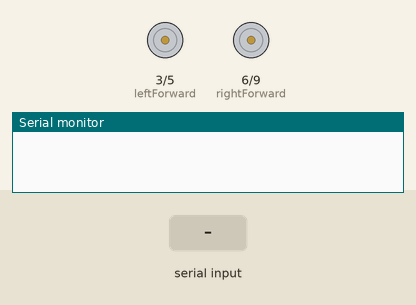
Simulated run of this sketch. Board: Arduino Uno, built with avr-gcc and run on an emulated ATmega328P. Parts: motor-driver pin pairs drawn as motors (green arrow = first pin HIGH = forward, orange = second pin HIGH = backward, longer = more drive), the last lines printed to the serial monitor. The inputs (shaded band) are chosen by the test bench.

Above: at 1.2 s.
1.3 s: "g" received over Serial
At 2.5 s:
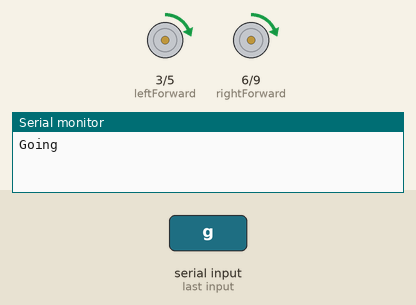
2.8 s: "b" received over Serial
At 3.6 s:
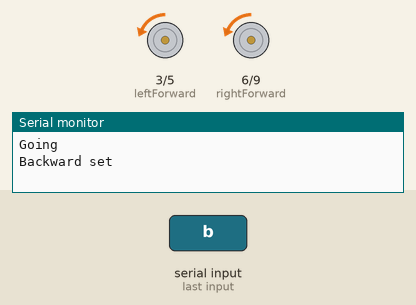
4.3 s: "l" received over Serial
At 4.7 s:
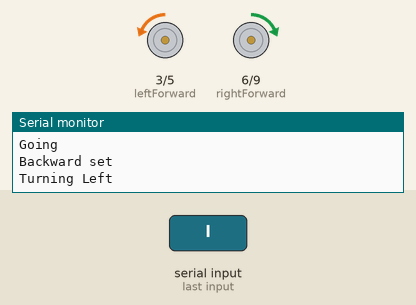
5.8 s: "r" received over Serial
At 7.0 s:
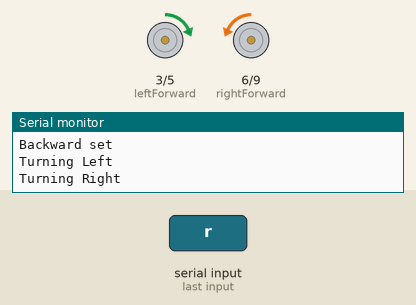
Timing chart, 0 to 8.3 s (numbered marks = the images above; inputs shaded):
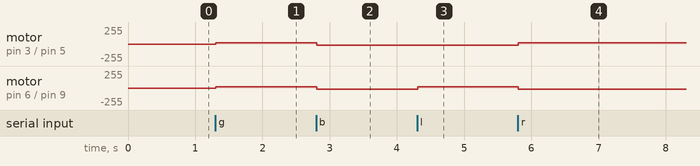

Measured:
- after the input at 1.3 s, motor on pin 3 (leftForward) / pin 5 (leftBackward), motor on pin 6 (rightForward) / pin 9 (rightBackward): stopped → forward 16/255 at once
- after the input at 2.8 s, motor on pin 3 (leftForward) / pin 5 (leftBackward), motor on pin 6 (rightForward) / pin 9 (rightBackward): forward 16/255 → backward 16/255 at once
- after the input at 4.3 s, motor on pin 6 (rightForward) / pin 9 (rightBackward): backward 16/255 → forward 16/255 at once
- after the input at 5.8 s, motor on pin 3 (leftForward) / pin 5 (leftBackward): backward 16/255 → forward 16/255 at once; motor on pin 6 (rightForward) / pin 9 (rightBackward): forward 16/255 → backward 16/255 at once

The sketch:

MotorSpeedControl.ino
```cpp
int speedVal = 16;
int maxSpeed = 255; // Should never be higher than 255
int increment = 16;
int leftForward = 3;
int leftBackward = 5;
int rightForward = 6;
int rightBackward = 9;
int rForward = true;
int lForward = true;
int canRun = false;
char serialData = '0';

void setup() {
  Serial.begin(9600); //Sets the data rate in bits per second (baud) for serial data transmission
  pinMode(leftForward, OUTPUT);
  pinMode(leftBackward, OUTPUT);
  pinMode(rightForward, OUTPUT);
  pinMode(rightBackward, OUTPUT);
}

void loop() {
  if(Serial.available() > 0)  // Send data only when you receive data:
  {
    serialData = Serial.read();      //Read the incoming data and store it into variable data
    if(serialData == 's')
    {
      canRun = false;
      Serial.print("Stopped\n");
    }
    else if(serialData == 'g')
    {
      canRun = true;
      Serial.print("Going\n");
    }
    else if(serialData == 'f')
    {
      rForward = true;
      lForward = true;
      Serial.print("Forward set\n");
    }
    else if(serialData == 'b')
    {
      rForward = false;
      lForward = false;
      Serial.print("Backward set\n");
    }
    else if(serialData == 'l')
    {
      rForward = true;
      lForward = false;
      Serial.print("Turning Left\n");
    }
    else if(serialData == 'r')
    {
      rForward = false;
      lForward = true;
      Serial.print("Turning Right\n");
    }
    else if(serialData == 'u')
    {
      String outputMessage;
      int speedPercentage;
      speedVal += increment;

      if (speedVal > maxSpeed)
      {
        speedVal = maxSpeed;
      }

      speedPercentage = (speedVal * 100) / maxSpeed;
      outputMessage = String("Speed set to ") + speedPercentage + String("%\n");
      Serial.print(outputMessage);
    }
    else if(serialData == 'd')
    {
      String outputMessage;
      int speedPercentage;
      speedVal -= increment;

      if (speedVal < 0)
      {
        speedVal = 0;
      }

      speedPercentage = (speedVal * 100) / maxSpeed;
      outputMessage = String("Speed set to ") + speedPercentage + String("%\n");
      Serial.print(outputMessage);
    }
  }

  analogWrite(leftBackward, (!lForward * speedVal * canRun));
  analogWrite(rightBackward, (!rForward * speedVal * canRun));
  analogWrite(leftForward, (lForward * speedVal * canRun));
  analogWrite(rightForward, (rForward * speedVal * canRun));
  delay(10);
}
```
